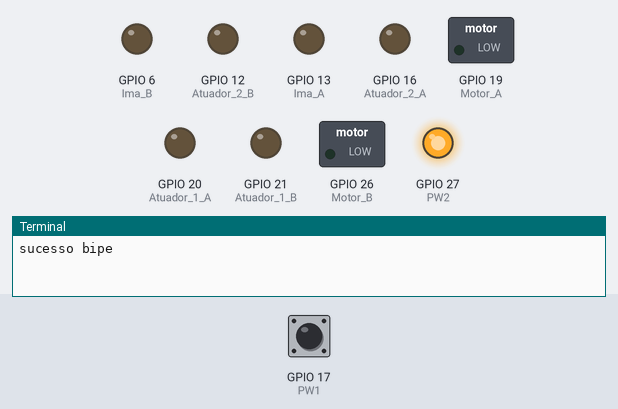
Bench run of a program on a simulated Raspberry Pi (BCM pin numbers). On the bench: switched loads named in the program (green lamp = pin HIGH), output pins drawn as LEDs (lit = HIGH), the last lines printed to the terminal. Inputs (shaded band) come from the test bench; at power-on: GPIO 17 (PW1) LOW. Files the program writes start out absent.

Above: at 3.2 s.
3.3 s: GPIO 17 (PW1) pulled HIGH for 0.15 s
At 4.1 s:
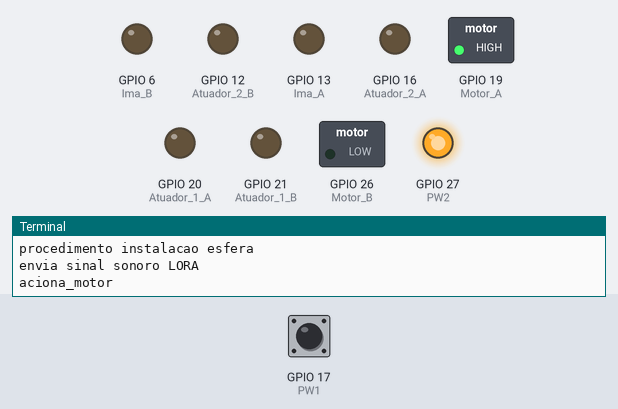
At 9.1 s:
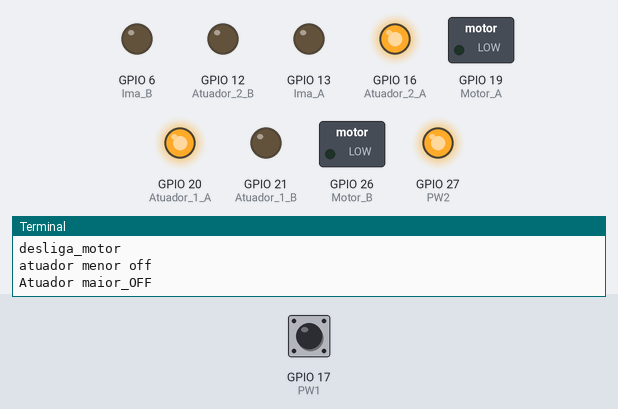
Timing chart, 0 to 10.6 s (numbered marks = the images above; inputs shaded):
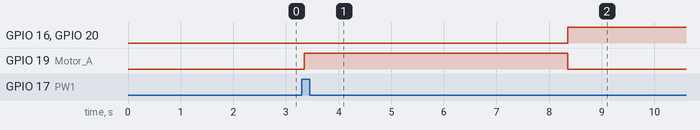

Measured:
- after the input at 3.3 s, GPIO 16 (Atuador_2_A), GPIO 20 (Atuador_1_A): LOW → HIGH after 5.1 s; GPIO 19 (Motor_A): LOW → HIGH after 0.05 s, → LOW 5.0 s later

The program:

programa.py
```python
# gpio raspberry
import serial
import RPi.GPIO as GPIO
from time import *
import time

#####ESPERA PARA ABERTURA DO PROGRAMA DA LORA

sleep(2)

######

flaginst = 0

flag = False
flag_2= False
flag_a1 = False
flag_a2 = False
flag_2 = False

GPIO.setmode(GPIO.BCM)
GPIO.setwarnings(False)

lora_receiver = serial.Serial('/dev/ttyUSB0', 115200)

# DEFINE AS SAIDAS

Atuador_1_A = 20 #ATUADOR MENOR
Atuador_1_B = 21 #ATUADOR MENOR
Atuador_2_A = 16 #ATUADOR MAIOR
Atuador_2_B = 12 #ATUADOR MAIOR
Motor_A = 19 #MOTOR PARAFUSADEIRA
Motor_B = 26 #MOTOR PARAFUSADEIRA
Ima_A = 13 #FECHADURA MAGNETICA
Ima_B = 6 #FECHADURA MAGNETICA
PW1 = 17
PW2 = 27
# SETA TODAS AS SAIDAS

GPIO.setup(Atuador_1_A, GPIO.OUT)
GPIO.setup(Atuador_1_B, GPIO.OUT)
GPIO.setup(Atuador_2_A, GPIO.OUT)
GPIO.setup(Atuador_2_B, GPIO.OUT)
GPIO.setup(Motor_A, GPIO.OUT)
GPIO.setup(Motor_B, GPIO.OUT)
GPIO.setup(Ima_A, GPIO.OUT)
GPIO.setup(Ima_B, GPIO.OUT)
GPIO.setup(PW1, GPIO.OUT)
GPIO.setup(PW2, GPIO.OUT)
# INICIA TODOS EM OFF

GPIO.output(Atuador_1_B, 0)
GPIO.output(Atuador_2_A, 0)
GPIO.output(Atuador_1_A, 0)
GPIO.output(Atuador_2_B, 0)
GPIO.output(Motor_A, 0)
GPIO.output(Motor_B, 0)
GPIO.output(Ima_A, 0)
GPIO.output(Ima_B, 0)

GPIO.output(PW1, 1)
GPIO.output(PW2, 1)

#ENTRADA DIGITAL

GPIO.setup(17,GPIO.IN,GPIO.PUD_DOWN)
GPIO.setup(27,GPIO.OUT)

GPIO.output(27,1)

################PREPARACAO ARQUIVO TEXTO BIPE TXT

a = open("/home/pi/Desktop/bipe.txt","r")

arq = a.read()

#print(arq)

if arq == "":

    a = open("/home/pi/Desktop/bipe.txt","w+")
    a.write("0")

    a = open("/home/pi/Desktop/bipe.txt","w+")
    a.write("0")

    a = open("/home/pi/Desktop/bipe.txt","r")
    arq = a.read()

    if arq == "0":
        a = open("/home/pi/Desktop/bipe.txt","w+")
        a.truncate(0)
        print("sucesso bipe")


################WHILE PRINCIPAL

try:
    while True:

        file = open("/home/pi/Desktop/lora.txt","r")
        a = file.read()
        #print(a)

        if(GPIO.input(17) == 1 and flaginst == 0):
        #if(a == "3"):
            print("procedimento instalacao esfera")

            a = open("/home/pi/Desktop/lora.txt","w+")
            a.truncate(0)

            print("envia sinal sonoro LORA")

            a = open("/home/pi/Desktop/bipe.txt","w+")

            a.write("0")
            a.truncate(0)

            time.sleep(0.05)

            a = open("/home/pi/Desktop/bipe.txt","w+")
            a.write("a")

            a = open("/home/pi/Desktop/bipe.txt","r")
            arq = a.read()

            if arq != "a":
            	a = open("/home/pi/Desktop/bipe.txt","w+")
                a.write("a")
            	print("reescrito")

            print("aciona_motor")
            GPIO.output(Motor_A, GPIO.HIGH)
            GPIO.output(Motor_B, GPIO.LOW)

            sleep(5)

            print("desliga_motor")
            GPIO.output(Motor_A, GPIO.LOW)
            GPIO.output(Motor_B, GPIO.LOW)

            print("atuador menor off")
            GPIO.output(Atuador_1_A, GPIO.HIGH)
            GPIO.output(Atuador_1_B, GPIO.LOW)

            print("Atuador maior_OFF")
            GPIO.output(Atuador_2_A, GPIO.HIGH)
            GPIO.output(Atuador_2_B, GPIO.LOW)

            sleep(5)

            print("envia sinal sonoro finalizou")

            a = open("/home/pi/Desktop/bipe.txt","w+")

            a.write("0")
            a.truncate(0)

            time.sleep(0.05)

            a = open("/home/pi/Desktop/bipe.txt","w+")
            a.write("b")

            a = open("/home/pi/Desktop/bipe.txt","r")
            arq = a.read()

            if arq != "b":
            	a = open("/home/pi/Desktop/bipe.txt","w+")
            	a.write("b")
            	print("reescrito")

            flaginst = 1

        if(a == "5"):
            print("MAG_ON")
            GPIO.output(Ima_A, GPIO.HIGH)
            GPIO.output(Ima_B, GPIO.LOW)

            a = open("/home/pi/Desktop/lora.txt","w+")
            a.truncate(0)

        if(a == "6"):
            print("MAG_OFF")
            GPIO.output(Ima_A, GPIO.LOW)
            GPIO.output(Ima_B, GPIO.LOW)

            a = open("/home/pi/Desktop/lora.txt","w+")
            a.truncate(0)

        if(a == "9"):
            print("atuador_off")
            GPIO.output(Atuador_1_A, GPIO.HIGH)
            GPIO.output(Atuador_1_B, GPIO.LOW)

            a = open("/home/pi/Desktop/lora.txt","w+")
            a.truncate(0)

        if(a == "4"):
            print("atuador_on")
            GPIO.output(Atuador_1_A, GPIO.LOW)
            GPIO.output(Atuador_1_B, GPIO.HIGH)

            sleep(1)

            GPIO.output(Atuador_1_A, GPIO.LOW)
            GPIO.output(Atuador_1_B, GPIO.LOW)

            a = open("/home/pi/Desktop/lora.txt","w+")
            a.truncate(0)

        if(a == "2"):
            print("recuar_motor")
            # Write_Velocity(DXL_ID_1, -150)

            a = open("/home/pi/Desktop/lora.txt","w+")
            a.truncate(0)

            GPIO.output(Motor_A, GPIO.HIGH)
            GPIO.output(Motor_B, GPIO.LOW)
            #flag_2 = True
            #ms = time()

            sleep(1)

            GPIO.output(Motor_A, GPIO.LOW)
            GPIO.output(Motor_B, GPIO.LOW)


        #if (flag_2 == True):
            #print(time() - ms)
            #if(time()-ms > 2):
                #print("time-ok")
                #GPIO.output(Motor_A, GPIO.LOW)
                #GPIO.output(Motor_B, GPIO.LOW)
                #flag_2 = False

        if(a == "1"):

            a = open("/home/pi/Desktop/lora.txt","w+")
            a.truncate(0)

            print("avancar_motor")
            # Write_Velocity(DXL_ID_1, -150)
            GPIO.output(Motor_A, GPIO.LOW)
            GPIO.output(Motor_B, GPIO.HIGH)

            sleep(1)

            GPIO.output(Motor_A, GPIO.LOW)
            GPIO.output(Motor_B, GPIO.LOW)

            #flag = True
            #ms = time()

        #if (flag == True):
            #print(time() - ms)
            #if(time()-ms > 1):
                #print("time-ok")
                #GPIO.output(Motor_A, GPIO.LOW)
                #GPIO.output(Motor_B, GPIO.LOW)
                #flag = False

        if(a == "8"):
            print("AT2_OFF")

            a = open("/home/pi/Desktop/lora.txt","w+")
            a.truncate(0)

            GPIO.output(Atuador_1_A, GPIO.LOW)
            GPIO.output(Atuador_1_B, GPIO.LOW)

            GPIO.output(Atuador_2_A, GPIO.HIGH)
            GPIO.output(Atuador_2_B, GPIO.LOW)
            #flag_a1 = True
            #ms = time()

        #elif (flag_a1 == True):
            #print(time() - ms)
            #if(time()-ms > 0.5):
                #print("time-ok")
                #GPIO.output(Atuador_2_A, GPIO.LOW)
                #GPIO.output(Atuador_2_B, GPIO.LOW)
                #flag_a1 = False

        elif(a == "7"):
            print("AT2_ON")

            a = open("/home/pi/Desktop/lora.txt","w+")
            a.truncate(0)

            GPIO.output(Atuador_1_A, GPIO.LOW)
            GPIO.output(Atuador_1_B, GPIO.LOW)

            GPIO.output(Atuador_2_A, GPIO.LOW)
            GPIO.output(Atuador_2_B, GPIO.HIGH)
            #flag_a2 = True
            #ms = time()

        #elif (flag_a2 == True):
            #print(time() - ms)
            #if(time()-ms > 0.5):
                #print("time-ok")
                #GPIO.output(Atuador_2_A, GPIO.LOW)
                #GPIO.output(Atuador_2_B, GPIO.LOW)
                #flag_a2 = False

        a = "99"

except KeyboardInterrupt:
    pass

GPIO.cleanup()
```
